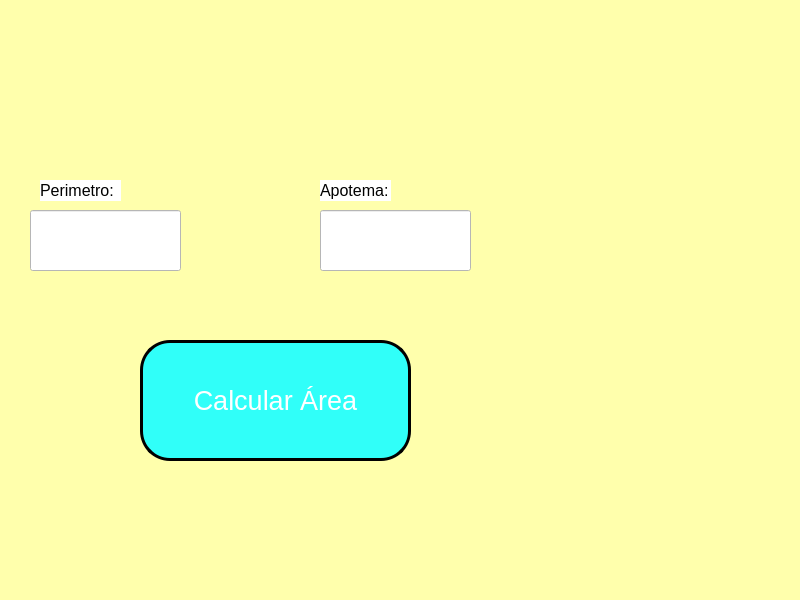
<?xml version="1.0" encoding="UTF-8"?>
<ui version="4.0">
 <class>P01_EjemploConUnBoton</class>
 <widget class="QMainWindow" name="P01_EjemploConUnBoton">
  <property name="geometry">
   <rect>
    <x>0</x>
    <y>0</y>
    <width>800</width>
    <height>600</height>
   </rect>
  </property>
  <property name="windowTitle">
   <string>MainWindow</string>
  </property>
  <property name="styleSheet">
   <string notr="true">background-color: rgb(255, 255, 172);</string>
  </property>
  <widget class="QWidget" name="centralwidget">
   <widget class="QPushButton" name="btn_calcularA">
    <property name="geometry">
     <rect>
      <x>140</x>
      <y>340</y>
      <width>271</width>
      <height>121</height>
     </rect>
    </property>
    <property name="font">
     <font>
      <pointsize>20</pointsize>
     </font>
    </property>
    <property name="styleSheet">
     <string notr="true">background-color: rgb(48, 255, 249);
color: rgb(255, 255, 255);
border-radius: 30px;
border: 3px solid black;</string>
    </property>
    <property name="text">
     <string>Calcular Área</string>
    </property>
   </widget>
   <widget class="QLineEdit" name="txt_valor">
    <property name="geometry">
     <rect>
      <x>30</x>
      <y>210</y>
      <width>151</width>
      <height>61</height>
     </rect>
    </property>
    <property name="font">
     <font>
      <pointsize>19</pointsize>
     </font>
    </property>
    <property name="styleSheet">
     <string notr="true">alternate-background-color: rgb(255, 255, 255);
background-color: rgb(255, 255, 255);</string>
    </property>
    <property name="text">
     <string/>
    </property>
    <property name="alignment">
     <set>Qt::AlignCenter</set>
    </property>
   </widget>
   <widget class="QLineEdit" name="txt_valor_2">
    <property name="geometry">
     <rect>
      <x>320</x>
      <y>210</y>
      <width>151</width>
      <height>61</height>
     </rect>
    </property>
    <property name="font">
     <font>
      <pointsize>19</pointsize>
     </font>
    </property>
    <property name="styleSheet">
     <string notr="true">background-color: rgb(255, 255, 255);</string>
    </property>
    <property name="text">
     <string/>
    </property>
    <property name="alignment">
     <set>Qt::AlignCenter</set>
    </property>
   </widget>
   <widget class="QLabel" name="label">
    <property name="geometry">
     <rect>
      <x>40</x>
      <y>180</y>
      <width>81</width>
      <height>21</height>
     </rect>
    </property>
    <property name="font">
     <font>
      <pointsize>12</pointsize>
     </font>
    </property>
    <property name="styleSheet">
     <string notr="true">background-color: rgb(255, 255, 255);</string>
    </property>
    <property name="text">
     <string>Perimetro:</string>
    </property>
   </widget>
   <widget class="QLabel" name="label_2">
    <property name="geometry">
     <rect>
      <x>320</x>
      <y>180</y>
      <width>71</width>
      <height>21</height>
     </rect>
    </property>
    <property name="font">
     <font>
      <pointsize>12</pointsize>
     </font>
    </property>
    <property name="styleSheet">
     <string notr="true">background-color: rgb(255, 255, 255);</string>
    </property>
    <property name="text">
     <string>Apotema:</string>
    </property>
    <property name="alignment">
     <set>Qt::AlignLeading|Qt::AlignLeft|Qt::AlignVCenter</set>
    </property>
   </widget>
  </widget>
  <widget class="QMenuBar" name="menubar">
   <property name="geometry">
    <rect>
     <x>0</x>
     <y>0</y>
     <width>800</width>
     <height>21</height>
    </rect>
   </property>
  </widget>
  <widget class="QStatusBar" name="statusbar"/>
 </widget>
 <resources/>
 <connections/>
</ui>
